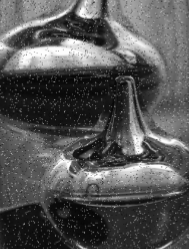
#> input picture Images/figs/noise.png, 189 x 249 px
$ python 5_ImageBasics.py
#> lines starting #> are read from the running program, lines starting #| are printed output that depends on the picture
# %%
import imageio
import matplotlib.pyplot as plt
from scipy.signal import convolve2d
import numpy as np

# Read the image using imageio
# img = imageio.imread('figs/snap.png')
img = imageio.imread('figs/noise.png')
#> img is the input picture: shape (249, 189, 4); mean R, G, B, A 84.9, 84.9, 84.9, 255
img_2d = img[:,:,0]

# %%

ksize = 10
kernel = np.ones((ksize,ksize))/ksize**2

print(kernel.shape)
print(img_2d.shape)
#| (249, 189)
# Convolve the image with the kernel
img_conv = convolve2d(img_2d, kernel, mode='same', boundary='symm')
fig, axs = plt.subplots(1, 2, figsize=(15,15))
axs[0].imshow(img_2d, cmap='gray')
axs[1].imshow(img_conv, cmap='gray')
plt.show()

# %%
ksize = 3
kernel_h = np.array([[-1,0,1],
                   [-1,0,1],
                   [-1,0,1]])

kernel_v = np.array([  [-1,-1,-1],
                       [0,0,0],
                       [1,1,1]])


print(kernel.shape)
print(img_2d.shape)
#| (249, 189)
# Convolve the image with the kernel
img_conv_h = convolve2d(img_2d, kernel_h, mode='same', boundary='symm')
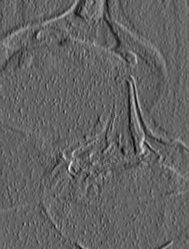
#> img_conv_h: shape (249, 189) int64; min -339, max 527, mean -0.1; drawn with min black and max white
img_conv_v = convolve2d(img_2d, kernel_v, mode='same', boundary='symm')
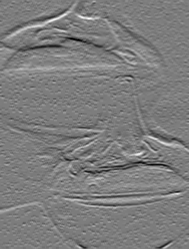
#> img_conv_v: shape (249, 189) int64; min -517, max 538, mean 2.1; drawn with min black and max white
both = np.sqrt(img_conv_h**2 + img_conv_v**2)
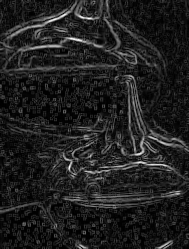
#> both: shape (249, 189) float64; min 0, max 541.4, mean 68.7; drawn with min black and max white

fig, axs = plt.subplots(1, 2, figsize=(15,15))
axs[0].imshow(img_2d, cmap='gray')
axs[1].imshow(both, cmap='gray')
plt.show()

# [30 lines of commented-out code are left out]
orig_img = imageio.imread('figs/aquabmx1.png')
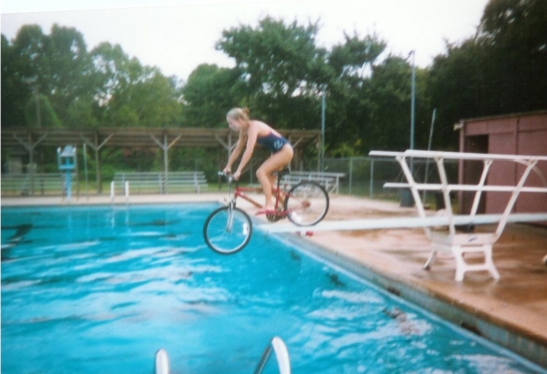
#> input picture Images/figs/aquabmx1.png, 547 x 374 px
#> orig_img is the input picture: shape (374, 547, 3); mean R, G, B 107.3, 143.5, 144.3
img = imageio.imread('figs/aquabmx1.png')

dims = img.shape
#> dims = (374, 547, 3)
print(dims)
#| (374, 547, 3)
s = 1.5 # Scale factor
# Iterate over the image with two loops
for i in range(1, dims[0]-1):
    for j in range(1, dims[1]-1):
        cmean_r = img[i-1:i+2, j-1:j+2,0].mean()
        cmean_g = img[i-1:i+2, j-1:j+2,1].mean()
        cmean_b = img[i-1:i+2, j-1:j+2,2].mean()
        dif_r = img[i,j,0] - cmean_r
        dif_g = img[i,j,1] - cmean_g
        dif_b = img[i,j,2] - cmean_b
        # [5 lines of commented-out code are left out]

        img[i,j,0] = s*dif_r + cmean_r
        img[i,j,1] = s*dif_g + cmean_g
        img[i,j,2] = s*dif_b + cmean_b
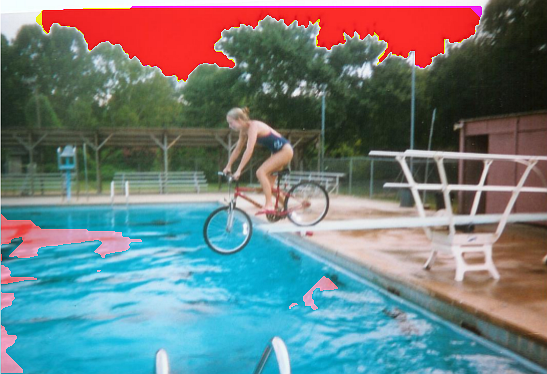
#> img: shape (374, 547, 3); mean R, G, B 111.1, 126.4, 127.6

fig, axs = plt.subplots(1,2, figsize=(10,10))
axs[0].imshow(orig_img, cmap='gray', vmin=0, vmax=255)
axs[1].imshow(img, cmap='gray', vmin=0, vmax=255)
plt.show()


# %%
# Display the image using matplotlib
# The dimentions are 378, 547, 3
# plt.imshow(img)
# Put it in grayscale
gray = img[:,:,0]
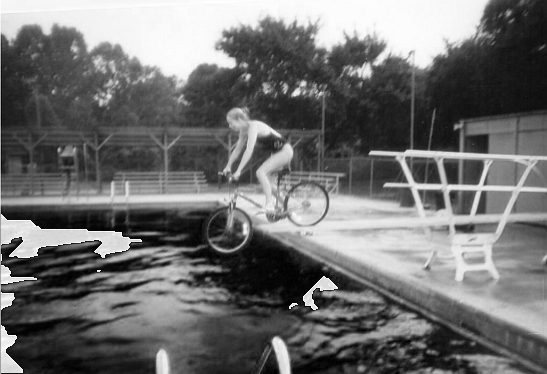
#> gray: shape (374, 547); min 0, max 255, mean 111.1
invgray = 255 - gray
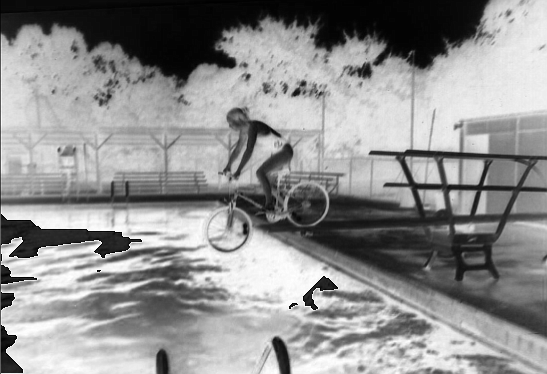
#> invgray: shape (374, 547); min 0, max 255, mean 143.9
plt.imshow(invgray, cmap='gray')
temp = img.copy()
# %%
# temp[:,:,1:3] = 0  # We are setting G and B to zero
# temp = 255 - temp
plt.imshow(temp)
plt.axis('off')  # Turn off axis numbers and ticks
plt.show()

# %%
